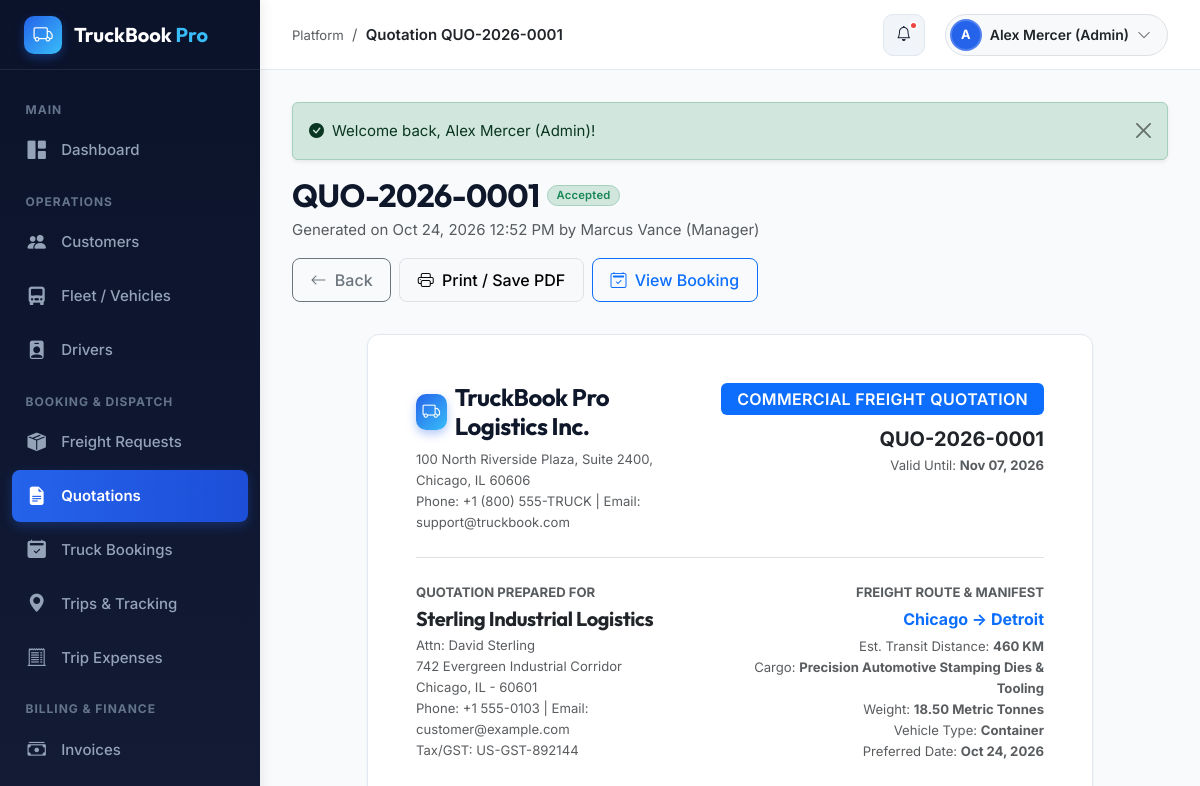
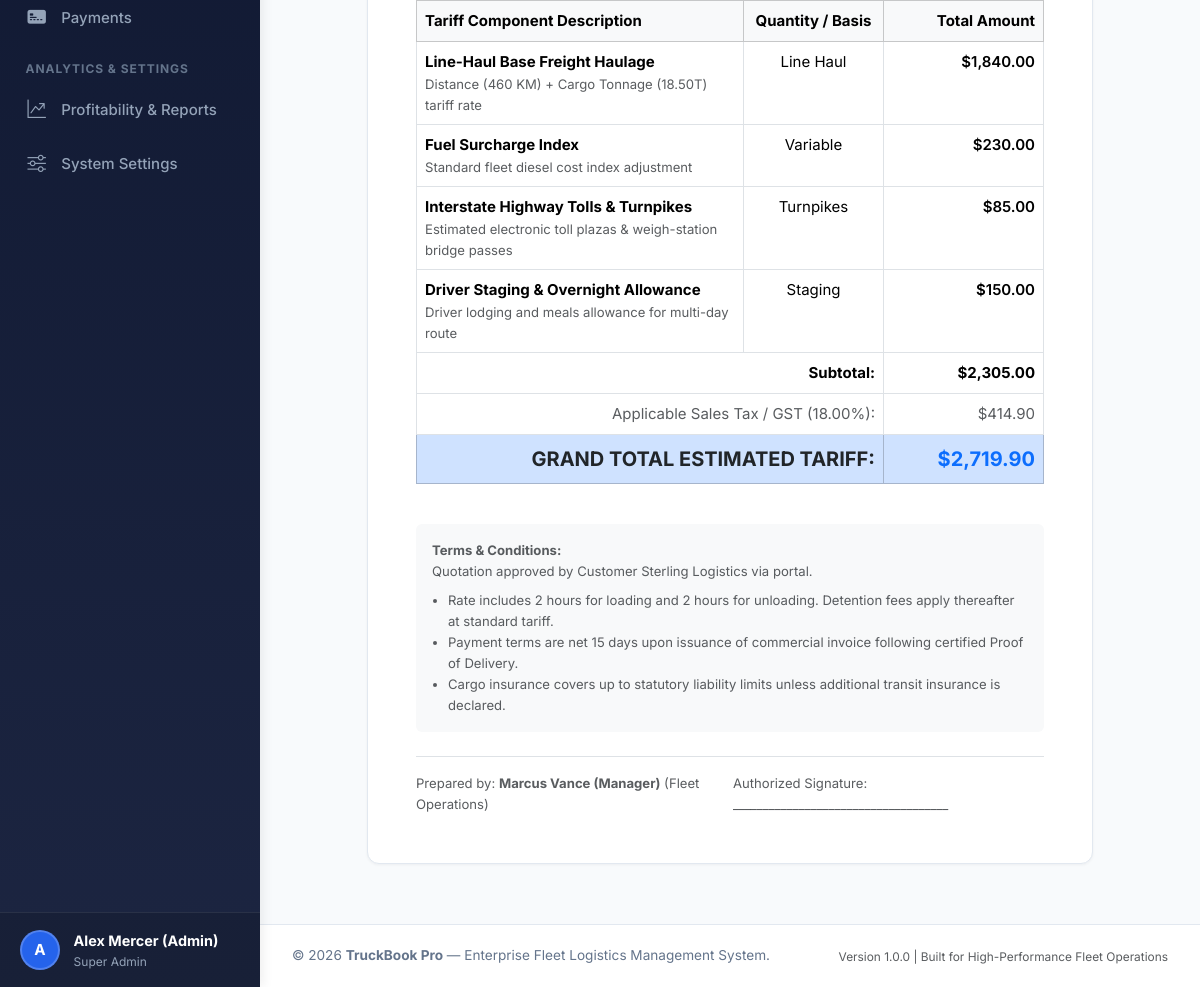
Page /modules/quotations/view.php?id=1 (signed in) on the committed database (2 pictures, top to bottom).
### tables this page shows
CREATE TABLE `users` (
  `id` INT UNSIGNED AUTO_INCREMENT PRIMARY KEY,
  `role_id` INT UNSIGNED NOT NULL,
  `name` VARCHAR(100) NOT NULL,
  `email` VARCHAR(120) NOT NULL UNIQUE,
  `password_hash` VARCHAR(255) NOT NULL,
  `phone` VARCHAR(25) NULL,
  `status` ENUM('active', 'inactive', 'suspended') NOT NULL DEFAULT 'active',
  `avatar` VARCHAR(255) NULL,
  `last_login` DATETIME NULL,
  `created_at` DATETIME NOT NULL DEFAULT CURRENT_TIMESTAMP,
  `updated_at` DATETIME NOT NULL DEFAULT CURRENT_TIMESTAMP ON UPDATE CURRENT_TIMESTAMP,
  INDEX `idx_users_role` (`role_id`),
  INDEX `idx_users_email` (`email`),
  INDEX `idx_users_status` (`status`),
  CONSTRAINT `fk_users_role` FOREIGN KEY (`role_id`) REFERENCES `roles` (`id`) ON DELETE RESTRICT
);

CREATE TABLE `roles` (
  `id` INT UNSIGNED AUTO_INCREMENT PRIMARY KEY,
  `name` VARCHAR(50) NOT NULL,
  `slug` VARCHAR(50) NOT NULL UNIQUE,
  `description` TEXT NULL,
  `created_at` DATETIME NOT NULL DEFAULT CURRENT_TIMESTAMP
);

CREATE TABLE `quotations` (
  `id` INT UNSIGNED AUTO_INCREMENT PRIMARY KEY,
  `quotation_number` VARCHAR(30) NOT NULL UNIQUE,
  `freight_request_id` INT UNSIGNED NOT NULL,
  `customer_id` INT UNSIGNED NOT NULL,
  `estimated_distance_km` DECIMAL(8,2) NOT NULL,
  `base_rate` DECIMAL(10,2) NOT NULL,
  `fuel_surcharge` DECIMAL(10,2) NOT NULL DEFAULT 0.00,
  `toll_estimate` DECIMAL(10,2) NOT NULL DEFAULT 0.00,
  `driver_allowance` DECIMAL(10,2) NOT NULL DEFAULT 0.00,
  `subtotal` DECIMAL(10,2) NOT NULL,
  `tax_rate_percent` DECIMAL(5,2) NOT NULL DEFAULT 18.00,
  `tax_amount` DECIMAL(10,2) NOT NULL,
  `total_amount` DECIMAL(10,2) NOT NULL,
  `valid_until` DATE NOT NULL,
  `status` ENUM('draft', 'sent', 'accepted', 'rejected', 'expired') NOT NULL DEFAULT 'sent',
  `notes` TEXT NULL,
  `created_by` INT UNSIGNED NOT NULL,
  `created_at` DATETIME NOT NULL DEFAULT CURRENT_TIMESTAMP,
  `updated_at` DATETIME NOT NULL DEFAULT CURRENT_TIMESTAMP ON UPDATE CURRENT_TIMESTAMP,
  INDEX `idx_quotations_customer` (`customer_id`),
  INDEX `idx_quotations_status` (`status`),
  CONSTRAINT `fk_quotations_req` FOREIGN KEY (`freight_request_id`) REFERENCES `freight_requests` (`id`) ON DELETE CASCADE,
  CONSTRAINT `fk_quotations_cust` FOREIGN KEY (`customer_id`) REFERENCES `customers` (`id`) ON DELETE CASCADE,
  CONSTRAINT `fk_quotations_user` FOREIGN KEY (`created_by`) REFERENCES `users` (`id`) ON DELETE RESTRICT
);

CREATE TABLE `customers` (
  `id` INT UNSIGNED AUTO_INCREMENT PRIMARY KEY,
  `user_id` INT UNSIGNED NULL UNIQUE,
  `company_name` VARCHAR(150) NOT NULL,
  `contact_person` VARCHAR(100) NOT NULL,
  `email` VARCHAR(120) NOT NULL UNIQUE,
  `phone` VARCHAR(25) NOT NULL,
  `address` TEXT NOT NULL,
  `city` VARCHAR(100) NOT NULL,
  `state` VARCHAR(100) NOT NULL,
  `postal_code` VARCHAR(20) NOT NULL,
  `tax_gst_number` VARCHAR(50) NULL,
  `status` ENUM('active', 'inactive') NOT NULL DEFAULT 'active',
  `created_at` DATETIME NOT NULL DEFAULT CURRENT_TIMESTAMP,
  `updated_at` DATETIME NOT NULL DEFAULT CURRENT_TIMESTAMP ON UPDATE CURRENT_TIMESTAMP,
  INDEX `idx_customers_company` (`company_name`),
  INDEX `idx_customers_status` (`status`),
  CONSTRAINT `fk_customers_user` FOREIGN KEY (`user_id`) REFERENCES `users` (`id`) ON DELETE SET NULL
);

CREATE TABLE `freight_requests` (
  `id` INT UNSIGNED AUTO_INCREMENT PRIMARY KEY,
  `request_reference` VARCHAR(30) NOT NULL UNIQUE,
  `customer_id` INT UNSIGNED NOT NULL,
  `pickup_address` TEXT NOT NULL,
  `delivery_address` TEXT NOT NULL,
  `pickup_city` VARCHAR(100) NOT NULL,
  `delivery_city` VARCHAR(100) NOT NULL,
  `cargo_description` VARCHAR(255) NOT NULL,
  `cargo_weight_tonnes` DECIMAL(8,2) NOT NULL,
  `preferred_date` DATE NOT NULL,
  `truck_type_required` ENUM('flatbed', 'container', 'refrigerated', 'tanker', 'trailer', 'box_truck') NOT NULL,
  `special_instructions` TEXT NULL,
  `status` ENUM('pending', 'quoted', 'booked', 'cancelled') NOT NULL DEFAULT 'pending',
  `created_at` DATETIME NOT NULL DEFAULT CURRENT_TIMESTAMP,
  `updated_at` DATETIME NOT NULL DEFAULT CURRENT_TIMESTAMP ON UPDATE CURRENT_TIMESTAMP,
  INDEX `idx_freight_req_customer` (`customer_id`),
  INDEX `idx_freight_req_status` (`status`),
  CONSTRAINT `fk_freight_req_customer` FOREIGN KEY (`customer_id`) REFERENCES `customers` (`id`) ON DELETE CASCADE
);

### modules/quotations/view.php (the view, shortened to what the rows shown need)
<?php
require_once __DIR__ . '/../../config/app.php';
require_once __DIR__ . '/../../includes/functions.php';
$pdo = getDbConnection();
$quoteId = (int)($_GET['id'] ?? 0);
$sql = "
    SELECT q.*,
           c.company_name, c.contact_person, c.phone AS customer_phone, c.email AS customer_email,
           c.address AS customer_address, c.city AS customer_city, c.state AS customer_state, c.postal_code AS customer_postal_code,
           c.tax_gst_number, c.user_id AS customer_user_id,
           fr.request_reference, fr.pickup_city, fr.delivery_city, fr.pickup_address, fr.delivery_address,
           fr.cargo_description, fr.cargo_weight_tonnes, fr.truck_type_required, fr.preferred_date,
           (SELECT b.id FROM bookings b WHERE b.quotation_id = q.id LIMIT 1) AS booking_id,
           u.name AS creator_name
    FROM quotations q
    JOIN customers c ON q.customer_id = c.id
    JOIN freight_requests fr ON q.freight_request_id = fr.id
    JOIN users u ON q.created_by = u.id
    WHERE q.id = ?
";
$stmt = $pdo->prepare($sql);
$stmt->execute([$quoteId]);
$quote = $stmt->fetch();
require_once __DIR__ . '/../../includes/header.php';
?>
<div class="page-header d-print-none">
    <div>
        <div class="d-flex align-items-center gap-2 mb-1">
            <h2 class="fw-bold mb-0"><?= e($quote['quotation_number']) ?></h2>
            <?= renderStatusBadge($quote['status']) ?>
        </div>
        <p class="text-muted mb-0">Generated on <?= formatDateTime($quote['created_at']) ?> by <?= e($quote['creator_name']) ?></p>
    </div>
</div>
<div class="row justify-content-center">
    <div class="col-lg-10">
        <div class="content-card p-4 p-md-5">
            <div class="d-flex flex-column flex-sm-row justify-content-between align-items-sm-start border-bottom pb-4 mb-4 gap-3">
                <div>
                        <h4 class="fw-bold m-0 brand-font"><?= getSetting('company_name', 'TruckBook Pro Logistics Inc.') ?></h4>
                </div>
                <div class="text-sm-end">
                    <span class="badge bg-primary fs-6 px-3 py-2 mb-2">COMMERCIAL FREIGHT QUOTATION</span>
                    <div class="fw-bold fs-5 text-dark"><?= e($quote['quotation_number']) ?></div>
                    <div class="text-muted small">Valid Until: <strong><?= formatDate($quote['valid_until']) ?></strong></div>
                </div>
            </div>
            <div class="row g-4 mb-4">
                <div class="col-sm-6">
                    <span class="text-muted small text-uppercase fw-bold letter-spacing-1 d-block mb-1">Quotation Prepared For</span>
                    <h5 class="fw-bold text-dark mb-1"><?= e($quote['company_name']) ?></h5>
                    <div class="text-muted small">
                        Attn: <?= e($quote['contact_person']) ?><br>
                        <?= e($quote['customer_address']) ?><br>
                        <?= e($quote['customer_city']) ?>, <?= e($quote['customer_state']) ?> - <?= e($quote['customer_postal_code']) ?><br>
                        Phone: <?= e($quote['customer_phone']) ?> | Email: <?= e($quote['customer_email']) ?><br>
                        Tax/GST: <?= e($quote['tax_gst_number'] ?: 'N/A') ?>
                    </div>
                </div>
                <div class="col-sm-6 text-sm-end">
                    <span class="text-muted small text-uppercase fw-bold letter-spacing-1 d-block mb-1">Freight Route & Manifest</span>
                    <div class="fw-bold fs-6 text-primary"><?= e($quote['pickup_city']) ?> &rarr; <?= e($quote['delivery_city']) ?></div>
                    <div class="text-muted small mt-1">
                        Est. Transit Distance: <strong><?= number_format((float)$quote['estimated_distance_km']) ?> KM</strong><br>
                        Cargo: <strong><?= e($quote['cargo_description']) ?></strong><br>
                        Weight: <strong><?= number_format((float)$quote['cargo_weight_tonnes'], 2) ?> Metric Tonnes</strong><br>
                        Vehicle Type: <strong><?= ucwords(str_replace('_', ' ', $quote['truck_type_required'])) ?></strong><br>
                        Preferred Date: <strong><?= formatDate($quote['preferred_date']) ?></strong>
                    </div>
                </div>
            </div>
            <div class="table-responsive mb-4">
                <table class="table table-bordered">
                    <thead class="table-light">
                        <tr>
                            <th>Tariff Component Description</th>
                            <th class="text-center" style="width: 140px;">Quantity / Basis</th>
                            <th class="text-end" style="width: 160px;">Total Amount</th>
                        </tr>
                    </thead>
                    <tbody>
                        <tr>
                            <td>
                                <strong>Line-Haul Base Freight Haulage</strong>
                                <div class="text-muted small">Distance (<?= number_format((float)$quote['estimated_distance_km']) ?> KM) + Cargo Tonnage (<?= $quote['cargo_weight_tonnes'] ?>T) tariff rate</div>
                            </td>
                            <td class="text-center">Line Haul</td>
                            <td class="text-end fw-semibold"><?= formatCurrency($quote['base_rate']) ?></td>
                        </tr>
                        <tr>
                            <td>
                                <strong>Fuel Surcharge Index</strong>
                                <div class="text-muted small">Standard fleet diesel cost index adjustment</div>
                            </td>
                            <td class="text-center">Variable</td>
                            <td class="text-end fw-semibold"><?= formatCurrency($quote['fuel_surcharge']) ?></td>
                        </tr>
                        <tr>
                            <td>
                                <strong>Interstate Highway Tolls & Turnpikes</strong>
                                <div class="text-muted small">Estimated electronic toll plazas & weigh-station bridge passes</div>
                            </td>
                            <td class="text-center">Turnpikes</td>
                            <td class="text-end fw-semibold"><?= formatCurrency($quote['toll_estimate']) ?></td>
                        </tr>
                        <tr>
                            <td>
                                <strong>Driver Staging & Overnight Allowance</strong>
                                <div class="text-muted small">Driver lodging and meals allowance for multi-day route</div>
                            </td>
                            <td class="text-center">Staging</td>
                            <td class="text-end fw-semibold"><?= formatCurrency($quote['driver_allowance']) ?></td>
                        </tr>
                    </tbody>
                    <tfoot>
                        <tr>
                            <td colspan="2" class="text-end fw-bold">Subtotal:</td>
                            <td class="text-end fw-bold"><?= formatCurrency($quote['subtotal']) ?></td>
                        </tr>
                        <tr>
                            <td colspan="2" class="text-end text-muted">Applicable Sales Tax / GST (<?= e((string)$quote['tax_rate_percent']) ?>%):</td>
                            <td class="text-end text-muted"><?= formatCurrency($quote['tax_amount']) ?></td>
                        </tr>
                        <tr class="table-primary">
                            <td colspan="2" class="text-end fs-5 fw-bold text-dark">GRAND TOTAL ESTIMATED TARIFF:</td>
                            <td class="text-end fs-5 fw-bold text-primary"><?= formatCurrency($quote['total_amount']) ?></td>
                        </tr>
                    </tfoot>
                </table>
            </div>
            <div class="p-3 bg-light rounded small text-muted mb-4">
                <strong>Terms & Conditions:</strong><br>
                <?= nl2br(e($quote['notes'] ?? '')) ?>
                <ul class="mb-0 mt-2 ps-3">
                </ul>
            </div>
            <div class="d-flex justify-content-between align-items-center pt-3 border-top text-muted small">
                <div>Prepared by: <strong><?= e($quote['creator_name']) ?></strong> (Fleet Operations)</div>
                <div>Authorized Signature: ____________________________________</div>
            </div>
        </div>
    </div>
</div>
<?php require_once __DIR__ . '/../../includes/footer.php'; ?>

### includes/sidebar.php (shortened to what the rows shown need)
<?php
$user = currentUser();
?>
<aside id="app-sidebar">
    <div class="sidebar-user">
        <div class="user-avatar-circle">
            <?= strtoupper(substr($user['name'] ?? 'U', 0, 1)) ?>
        </div>
        <div class="user-info text-truncate">
            <div class="fw-bold text-white text-truncate" style="font-size: 0.9rem;">
                <?= e($user['name'] ?? 'Guest') ?>
            </div>
            <div class="text-light" style="font-size: 0.75rem; color: #94a3b8 !important;">
                <?= e($user['role_name'] ?? 'Role') ?>
            </div>
        </div>
    </div>
</aside>

### includes/topbar.php (shortened to what the rows shown need)
<?php
require_once __DIR__ . '/../config/database.php';
?>
<header id="app-topbar">
    <div class="topbar-actions">
        <div class="dropdown">
            <button class="btn btn-light border d-flex align-items-center gap-2 p-1 pe-3 rounded-pill" type="button" data-bs-toggle="dropdown" aria-expanded="false">
                <div class="user-avatar-circle" style="width: 32px; height: 32px; font-size: 0.8rem;">
                    <?= strtoupper(substr($user['name'] ?? 'U', 0, 1)) ?>
                </div>
                <span class="topbar-user-name fw-semibold small text-dark"><?= e($user['name'] ?? 'Account') ?></span>
                <i class="bi bi-chevron-down small text-muted"></i>
            </button>
        </div>
    </div>
</header>

### includes/functions.php (shortened to what the rows shown need)
<?php
require_once __DIR__ . '/../config/app.php';
require_once __DIR__ . '/validation.php';
function formatCurrency(float|int|string|null $amount): string {
    $symbol = getSetting('currency_symbol', '$');
    $val = (float)($amount ?? 0);
    return $symbol . number_format($val, 2);
}
function formatDate(?string $date, string $format = 'M d, Y'): string {
    $ts = strtotime($date);
    return $ts ? date($format, $ts) : '—';
}
function formatDateTime(?string $dateTime, string $format = 'M d, Y h:i A'): string {
    $ts = strtotime($dateTime);
    return $ts ? date($format, $ts) : '—';
}
function renderStatusBadge(string $status): string {
    $normalized = strtolower(trim($status));
    $badgeClass = match ($normalized) {
        'active', 'completed', 'delivered', 'accepted', 'approved', 'paid', 'available' => 'bg-success-subtle text-success border border-success-subtle',
        'in_progress', 'in_transit', 'dispatched', 'quoted', 'partially_paid', 'on_trip' => 'bg-primary-subtle text-primary border border-primary-subtle',
        'pending', 'pending_assignment', 'scheduled', 'draft', 'sent', 'arrived', 'unloading' => 'bg-warning-subtle text-warning-emphasis border border-warning-subtle',
        'inactive', 'cancelled', 'rejected', 'unpaid', 'overdue', 'maintenance', 'suspended', 'on_leave' => 'bg-danger-subtle text-danger border border-danger-subtle',
        default => 'bg-secondary-subtle text-secondary border border-secondary-subtle'
    };
    $display = ucwords(str_replace('_', ' ', $normalized));
    return "<span class='badge {$badgeClass} px-2 py-1 rounded-pill'>{$display}</span>";
}

### rows in the picture
users: name "A", name "Alex Mercer (Admin)", role.name "Super Admin"
quotations: quotation_number "QUO-2026-0001", status "Accepted", created_at "Oct 24, 2026 12:52 PM", created_by.name "Marcus Vance (Manager)", valid_until "Nov 07, 2026", customer.company_name "Sterling Industrial Logistics", customer.contact_person "David Sterling", customer.address "742 Evergreen Industrial Corridor", customer.city "Chicago", customer.state "IL", customer.postal_code "60601", customer.phone "+1 555-0103", customer.email "customer@example.com", customer.tax_gst_number "US-GST-892144", freight_request.pickup_city "Chicago", freight_request.delivery_city "Detroit", estimated_distance_km "460", freight_request.cargo_description "Precision Automotive Stamping Dies & Tooling", freight_request.cargo_weight_tonnes "18.50", freight_request.truck_type_required "Container", freight_request.preferred_date "Oct 24, 2026", base_rate "$1,840.00", fuel_surcharge "$230.00", toll_estimate "$85.00", driver_allowance "$150.00", subtotal "$2,305.00", tax_rate_percent "18.00", tax_amount "$414.90", total_amount "$2,719.90", notes "Quotation approved by Customer Sterling Logistics via portal."

### other values in the picture
$pageTitle "Quotation QUO-2026-0001"
$text "Welcome back, Alex Mercer (Admin)!"
getSetting('company_name', 'TruckBook Pro Logistics Inc.') "TruckBook Pro Logistics Inc."
getSetting('company_phone', '+1 (800) 555-TRUCK') "+1 (800) 555-TRUCK"
getSetting('company_email', 'support@truckbook.com') "support@truckbook.com"
APP_NAME "TruckBook Pro"
APP_VERSION "1.0.0"
